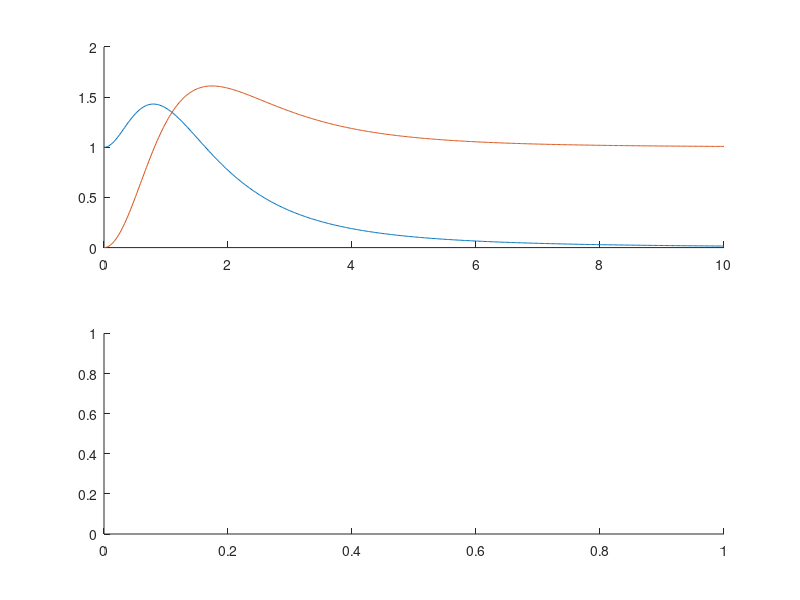

MATLAB code to generate this figure: (Note: this script raises an error after producing the figure.)
% G. Rogers, R. Elliott, D. Trudnowski, F. Wilches-Bernal, D. Osipov,
% J. Chow, "Power System Oscillations: An Introduction to Oscillation
% Analysis and Control," 2nd Ed., New York, NY: Springer, 2025.

%% fig 8.13

clear all; close all; clc;

%-------------------------------------%
% fig 13

H = 3.558;  % inertia constant

w = 2*pi*linspace(0,10,512);
H_F = tf([0.4,1],conv(conv(conv([0.1,1],[0.1,1]),[0.1,1]),[0.1,1]));
H_FP = (H_F - 1); % *tf([0,1],[2*H,0]);

[magH_F,phaseH_F,wH_F] = bode(H_F,w);
[magH_FP,phaseH_FP,wH_FP] = bode(H_FP,w);

fig13_name = './csv/ch8_fig13.csv';

fig13 = figure;
ax13{1} = subplot(2,1,1,'parent',fig13);
ax13{2} = subplot(2,1,2,'parent',fig13);
hold(ax13{1},'on');
hold(ax13{2},'on');

plot(ax13{1},wH_F/2/pi,squeeze(magH_F));
plot(ax13{1},wH_FP/2/pi,squeeze(magH_FP));
axis(ax13{1},[0,10,0,2]);

plot(ax13{2},wH_F/2/pi,wrapTo180(squeeze(phaseH_F)));
plot(ax13{2},wH_FP/2/pi,wrapTo180(squeeze(phaseH_FP)));
axis(ax13{2},[0,10,-200,200]);

ylabel(ax13{1},'Gain');
ylabel(ax13{2},'Phase (deg)');
xlabel(ax13{2},'Frequency (Hz)');

legend(ax13{1},{'speed part','power part'},'location','best');
legend(ax13{2},{'speed part','power part'},'location','best');

% exporting data file
H13 = {'f1','g1','gdb1','ph1','f2','g2','gdb2','ph2'};
M13 = [(wH_F/2/pi).'; squeeze(magH_F).'; (20*log10((squeeze(magH_F)))).'; wrapTo180(squeeze(phaseH_F)).';
       (wH_FP/2/pi).'; squeeze(magH_FP).'; (20*log10((squeeze(magH_FP)))).'; wrapTo180(squeeze(phaseH_FP)).'];

fid13 = fopen(fig13_name,'w');
fprintf(fid13,'%s,%s,%s,%s,%s,%s,%s,%s\n',H13{:});
fprintf(fid13,'%6e,%6e,%6e,%6e,%6e,%6e,%6e,%6e\n',M13);
fclose(fid13);

% eof
